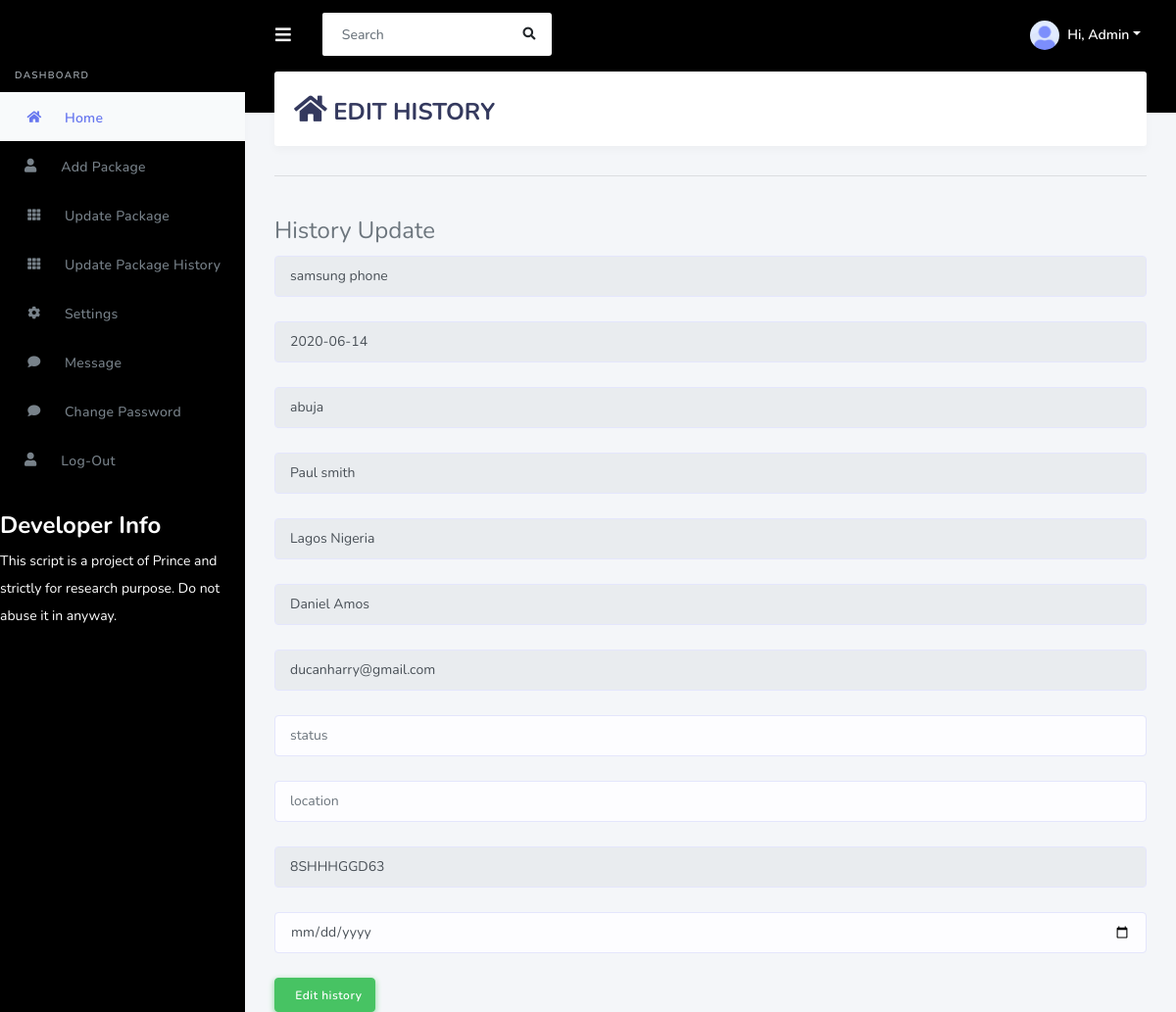
The page /admin/pages/h-edit.php?id=45 (signed in) on the database its author committed.
### tables this page shows
CREATE TABLE history (
  id SERIAL PRIMARY KEY,
  pname VARCHAR(100) NOT NULL,
  shipdate VARCHAR(100) NOT NULL,
  saddress VARCHAR(200) NOT NULL,
  sname VARCHAR(200) NOT NULL,
  raddress VARCHAR(200) NOT NULL,
  rname VARCHAR(200) NOT NULL,
  email VARCHAR(100) NOT NULL,
  status VARCHAR(100) NOT NULL,
  location VARCHAR(100) NOT NULL,
  pdate VARCHAR(100) NOT NULL,
  pid VARCHAR(100) NOT NULL,
  edd VARCHAR(100) NOT NULL,
  weight VARCHAR(100) NOT NULL,
  servicetype VARCHAR(100) NOT NULL,
  pdesc VARCHAR(100) NOT NULL,
  qty VARCHAR(100) NOT NULL,
  image VARCHAR(100) NOT NULL,
  remark VARCHAR(100) NOT NULL
);

### config/database.php (called while the page is built, shortened)
<?php
$db_host = getenv('DB_HOST') ?: 'localhost';
$db_user = getenv('DB_USER') ?: 'trusqerp_medidb';
$db_pass = getenv('DB_PASS') ?: 'Gravity90$';
$db_name = getenv('DB_NAME') ?: 'trusqerp_medidb';
$db_type = getenv('DB_TYPE') ?: 'mysql';
if ($db_type === 'pgsql') {
    $conn_string = "host=$db_host dbname=$db_name user=$db_user password=$db_pass";
    $link = pg_connect($conn_string);
    if(!$link) {
        die("ERROR: Could not connect to PostgreSQL. " . pg_last_error());
    }
    function db_query($query) {
        global $link;
        return pg_query($link, $query);
    }
    function db_fetch_assoc($result) {
        if (!$result) return false;
        return pg_fetch_assoc($result);
    }
    function db_num_rows($result) {
        if (!$result) return 0;
        return pg_num_rows($result);
    }
    function db_escape_string($string) {
        global $link;
        return pg_escape_string($link, $string);
    }
} else {
    $link = mysqli_connect(DB_SERVER, DB_USERNAME, DB_PASSWORD, DB_NAME);
    function db_query($query) {
        global $link;
        return mysqli_query($link, $query);
    }
    function db_fetch_assoc($result) {
        return mysqli_fetch_assoc($result);
    }
    function db_num_rows($result) {
        return mysqli_num_rows($result);
    }
}
?>

### admin/pages/h-edit.php (the view, shortened to what this page needs)
<?php
 $ids = $_GET['id'];
if(isset($_SESSION['uid'])){
  include '../../config/database.php';
  include 'header.php';
}
else{
    header("location:../pages/login.php");
}
    ?>
      <div class="main-content">
        <section class="section">
          <div class="section-header">
            <h1><i class="fa fa-home " style="font-size:30px"></i> EDIT HISTORY</h1>
          </div>
          <hr></hr>
            <div class="box-header with-border">
 <?php
 $sql= "SELECT * FROM history WHERE id='$ids'";
			  $result = db_query($sql);
			  if(db_num_rows($result) > 0){
				 $row = db_fetch_assoc($result);
				  if(isset($row['id'])){
$id = $row['id'];
$pid = $row['pid'];
 $pname = $row['pname'];
   $shipdate = $row['shipdate'];
   $saddress = $row['saddress'];
   $sname = $row['sname'];
   $raddress = $row['raddress'];
   $rname = $row['rname'];
   $email = $row['email'];
				  }else{
					}
?>
     <form class="form-horizontal" action="h-edit.php?id=<?php echo $id;?>" method="POST" enctype="multipart/form-data" >
           <legend>History Update</legend>
        </div>
 <div class="form-group">
        <input type="text" name="pname"  value="<?php echo $pname;?>" readonly class="form-control">
        </div>
     <div class="form-group">
        <input type="text" name="shipdate " readonly  value="<?php echo $shipdate;?>"  class="form-control">
        </div>
        <div class="form-group">
        <input type="text" name="saddress" readonly  value="<?php echo $saddress;?>" class="form-control">
        </div>
     <div class="form-group">
        <input type="text" name="sname"  readonly value="<?php echo $sname;?>"   class="form-control">
        </div>
        <div class="form-group">
        <input type="text" name="raddress " readonly value="<?php echo $raddress;?>"    class="form-control">
        </div>
        <div class="form-group">
        <input type="text" name="rname"  readonly value="<?php echo $rname;?>"  class="form-control">
        </div>
     <div class="form-group">
        <input type="text" name="email" readonly value="<?php echo $email;?>"   class="form-control">
        </div>
        <div class="form-group">
        <input type="text" name="status"   placeholder="status" class="form-control">
        </div>
     <div class="form-group">
        <input type="text" name="location" placeholder="location"  class="form-control">
        </div>
      <div class="form-group">
        <input type="text" name="pid" value="<?php echo $pid;?>" readonly class="form-control">
        </div>
     <div class="form-group">
        <input type="date" name="pdate" placeholder="history date"   class="form-control">
        </div>
    <button style="" type="submit" class="btn btn-success" name="set" > <i class="fa fa-send"></i>&nbsp; Edit history </button>
<?php
          }
?>
    </div>
   </div>
   </div>

### rows shown on the page
history: pname "samsung phone", shipdate "2020-06-14", saddress "abuja", sname "Paul smith", raddress "Lagos Nigeria", rname "Daniel Amos", email "ducanharry@gmail.com", pid "8SHHHGGD63"
